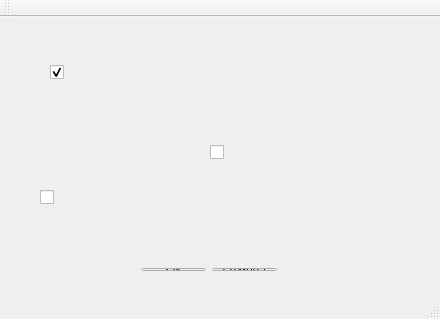
<?xml version="1.0" encoding="UTF-8"?>
<ui version="4.0">
 <class>Mine</class>
 <widget class="QMainWindow" name="Mine">
  <property name="geometry">
   <rect>
    <x>0</x>
    <y>0</y>
    <width>440</width>
    <height>319</height>
   </rect>
  </property>
  <property name="windowTitle">
   <string>Mine</string>
  </property>
  <widget class="QWidget" name="centralWidget">
   <widget class="QCheckBox" name="checkBox">
    <property name="geometry">
     <rect>
      <x>40</x>
      <y>140</y>
      <width>101</width>
      <height>81</height>
     </rect>
    </property>
    <property name="text">
     <string/>
    </property>
    <property name="icon">
     <iconset>
      <normaloff>../Practica2/7.png</normaloff>../Practica2/7.png</iconset>
    </property>
    <property name="iconSize">
     <size>
      <width>64</width>
      <height>64</height>
     </size>
    </property>
    <property name="autoExclusive">
     <bool>true</bool>
    </property>
   </widget>
   <widget class="QCheckBox" name="checkBox_2">
    <property name="geometry">
     <rect>
      <x>50</x>
      <y>20</y>
      <width>91</width>
      <height>71</height>
     </rect>
    </property>
    <property name="text">
     <string/>
    </property>
    <property name="icon">
     <iconset>
      <normaloff>../Practica2/rg1024_sea_mine.png</normaloff>../Practica2/rg1024_sea_mine.png</iconset>
    </property>
    <property name="iconSize">
     <size>
      <width>64</width>
      <height>64</height>
     </size>
    </property>
    <property name="shortcut">
     <string/>
    </property>
    <property name="checked">
     <bool>true</bool>
    </property>
    <property name="autoExclusive">
     <bool>true</bool>
    </property>
    <property name="autoRepeatDelay">
     <number>300</number>
    </property>
    <property name="autoRepeatInterval">
     <number>100</number>
    </property>
   </widget>
   <widget class="QCheckBox" name="checkBox_3">
    <property name="geometry">
     <rect>
      <x>210</x>
      <y>90</y>
      <width>101</width>
      <height>91</height>
     </rect>
    </property>
    <property name="text">
     <string/>
    </property>
    <property name="icon">
     <iconset>
      <normaloff>../Practica2/Мина.png</normaloff>../Practica2/Мина.png</iconset>
    </property>
    <property name="iconSize">
     <size>
      <width>64</width>
      <height>64</height>
     </size>
    </property>
    <property name="autoExclusive">
     <bool>true</bool>
    </property>
   </widget>
   <widget class="QWidget" name="">
    <property name="geometry">
     <rect>
      <x>130</x>
      <y>240</y>
      <width>158</width>
      <height>25</height>
     </rect>
    </property>
    <layout class="QHBoxLayout" name="horizontalLayout">
     <item>
      <widget class="QPushButton" name="pushButton">
       <property name="text">
        <string>Ок</string>
       </property>
      </widget>
     </item>
     <item>
      <widget class="QPushButton" name="pushButton_2">
       <property name="text">
        <string>Отмена</string>
       </property>
      </widget>
     </item>
    </layout>
   </widget>
  </widget>
  <widget class="QMenuBar" name="menuBar">
   <property name="geometry">
    <rect>
     <x>0</x>
     <y>0</y>
     <width>440</width>
     <height>21</height>
    </rect>
   </property>
  </widget>
  <widget class="QToolBar" name="mainToolBar">
   <attribute name="toolBarArea">
    <enum>TopToolBarArea</enum>
   </attribute>
   <attribute name="toolBarBreak">
    <bool>false</bool>
   </attribute>
  </widget>
  <widget class="QStatusBar" name="statusBar"/>
 </widget>
 <layoutdefault spacing="6" margin="11"/>
 <resources/>
 <connections/>
</ui>
